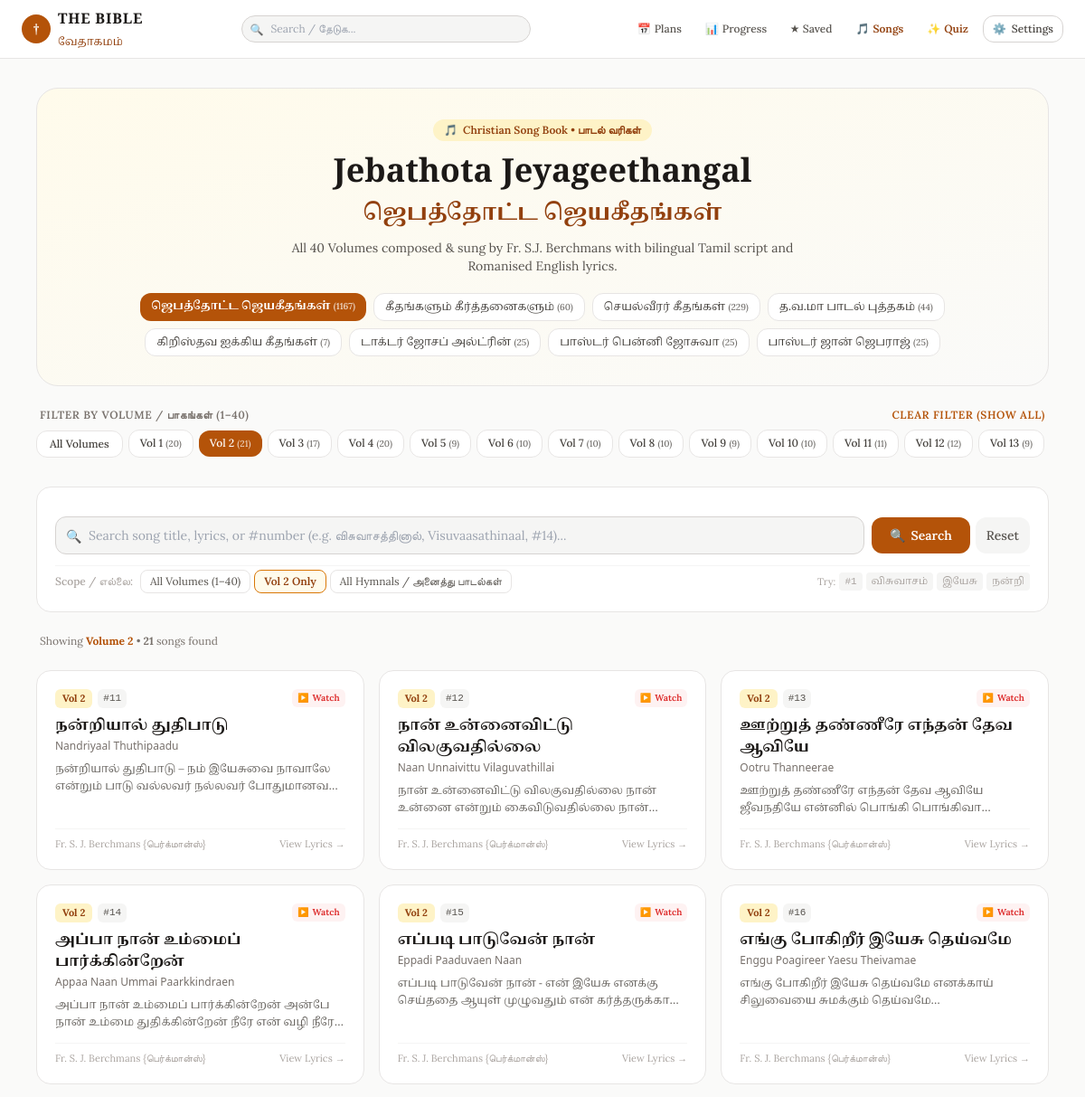
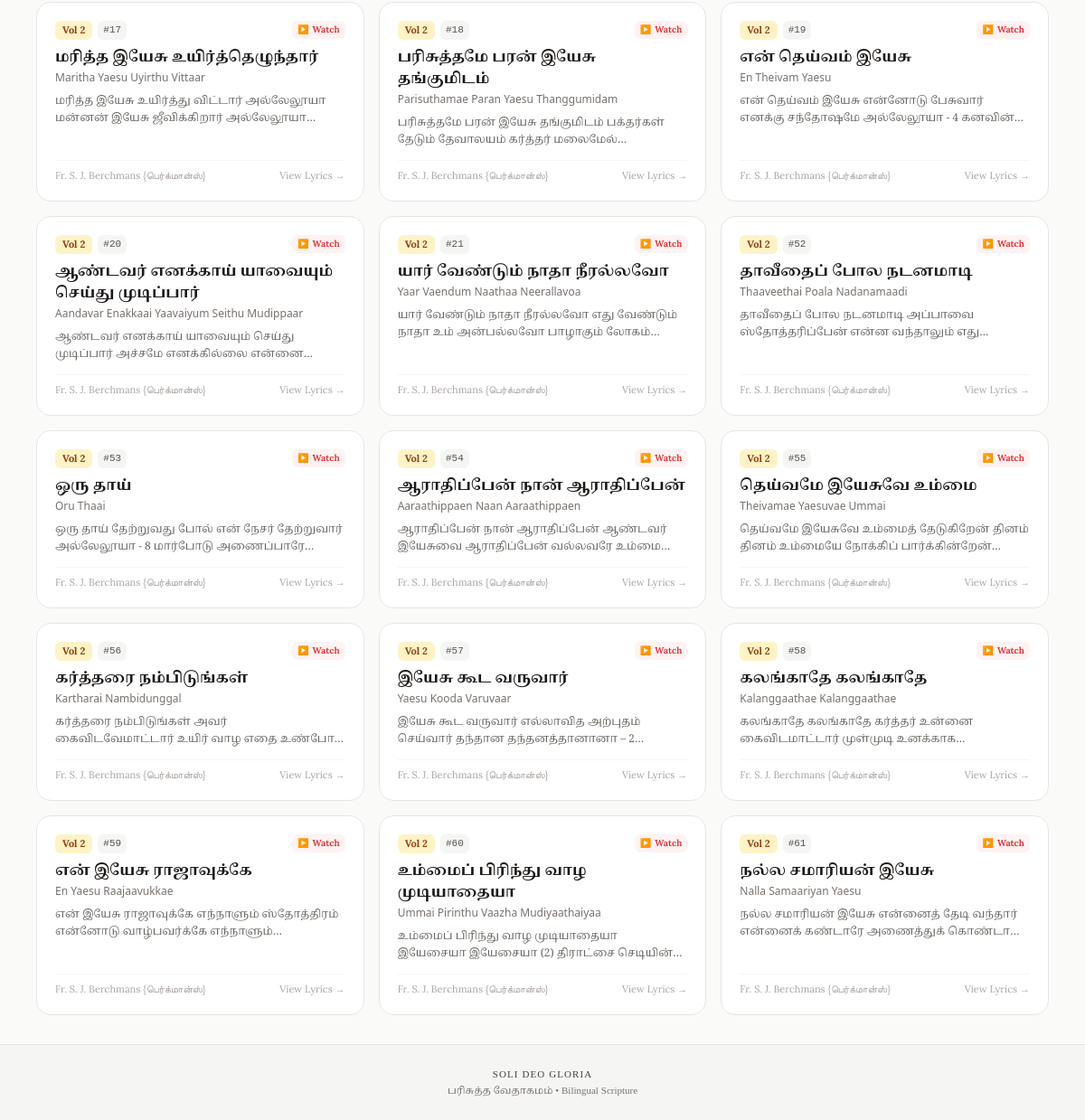
The app's page /songs?book=jebathota&vol=2&canon=protestant with its own data (2 pictures, top to bottom).
### tables this page shows
CREATE TABLE song_books (
            code TEXT PRIMARY KEY,
            name_ta TEXT NOT NULL,
            name_en TEXT NOT NULL,
            display_order INTEGER DEFAULT 0
        );

CREATE TABLE songs (
            id INTEGER PRIMARY KEY,
            songbook_code TEXT NOT NULL,
            songbook_name_ta TEXT,
            songbook_name_en TEXT,
            volume INTEGER DEFAULT 0,
            volume_name TEXT,
            song_number INTEGER DEFAULT 0,
            title_ta TEXT NOT NULL,
            title_en TEXT NOT NULL,
            alternate_title TEXT,
            lyrics_ta TEXT,
            lyrics_en TEXT,
            lyrics_bilingual TEXT,
            author TEXT,
            youtube_url TEXT
        );

### app/main.py (the view)
@app.get("/songs", response_class=HTMLResponse)
async def songs_directory_page(
    request: Request,
    book: str = Query("jebathota"),
    vol: int = Query(None),
    q: str = Query(""),
    page: int = Query(1, ge=1),
    canon: str = Query(None)
):
    active_canon = resolve_canon(request, canon)
    canon_ctx = get_canon_context(active_canon)
    songbooks = get_song_books()
    volumes = get_song_volumes(book)
    clean_q = q.strip() if q else ""
    page_size = 40
    offset = (page - 1) * page_size
    songs_data = get_songs_list(
        songbook_code=book,
        volume=vol,
        query=clean_q,
        limit=page_size,
        offset=offset
    )
    total_count = songs_data["total_count"]
    total_pages = max(1, (total_count + page_size - 1) // page_size)
    return templates.TemplateResponse(
        request=request,
        name="songs.html",
        context={
            **canon_ctx,
            "songbooks": songbooks,
            "volumes": volumes,
            "active_book": book,
            "active_vol": vol,
            "query": clean_q,
            "songs": songs_data["songs"],
            "total_count": total_count,
            "page": page,
            "total_pages": total_pages,
        },
    )

### templates/songs.html (shortened to what this page needs)
{% extends "base.html" %}
{% block content %}
<div class="max-w-6xl mx-auto px-3 sm:px-4 py-4 sm:py-8 space-y-6">
    <div class="bg-gradient-to-br from-amber-50 to-stone-50 dark:from-stone-900 dark:to-stone-950 border border-stone-200 dark:border-stone-800 rounded-3xl p-5 sm:p-8 text-center space-y-3 relative overflow-hidden shadow-xs">
        <div class="inline-flex items-center gap-1.5 px-3 py-1 rounded-full bg-amber-100 dark:bg-amber-900/40 text-amber-800 dark:text-amber-300 text-xs font-semibold">
            <span>🎵</span> <span>Christian Song Book • பாடல் வரிகள்</span>
        </div>
        <h1 class="font-cinzel text-2xl sm:text-4xl font-bold text-stone-900 dark:text-stone-100">
            Jebathota Jeyageethangal
        </h1>
        <h2 class="font-tamil text-lg sm:text-2xl text-amber-800 dark:text-amber-400 font-semibold" translate="no">
            ஜெபத்தோட்ட ஜெயகீதங்கள்
        </h2>
        <p class="text-xs sm:text-sm text-stone-600 dark:text-stone-400 max-w-xl mx-auto">
            All 40 Volumes composed & sung by Fr. S.J. Berchmans with bilingual Tamil script and Romanised English lyrics.
        </p>
        <div class="pt-2 flex flex-wrap justify-center gap-1.5 sm:gap-2">
            {% for sb in songbooks %}
            <a href="/songs?book={{ sb.code }}{% if canon %}&canon={{ canon }}{% endif %}"
               class="px-3 py-1.5 rounded-xl text-xs font-medium transition cursor-pointer {% if active_book == sb.code %}bg-amber-700 text-white font-semibold shadow-xs{% else %}bg-white dark:bg-stone-800 text-stone-700 dark:text-stone-300 border border-stone-200 dark:border-stone-700 hover:border-amber-600{% endif %}">
                <span class="font-tamil" translate="no">{{ sb.name_ta }}</span>
                <span class="text-[10px] opacity-75">({{ sb.song_count }})</span>
            </a>
            {% endfor %}
        </div>
    </div>
    {% if active_book == 'jebathota' and volumes %}
    <div class="space-y-2">
        <div class="flex items-center justify-between text-xs font-semibold text-stone-500 uppercase tracking-wider px-1">
            <span>Filter by Volume / பாகங்கள் (1–40)</span>
            {% if active_vol %}
            <a href="/songs?book=jebathota{% if query %}&q={{ query }}{% endif %}{% if canon %}&canon={{ canon }}{% endif %}"
               class="text-amber-700 dark:text-amber-400 hover:underline">Clear Filter (Show All)</a>
            {% endif %}
        </div>
        <div class="flex items-center gap-1.5 overflow-x-auto pb-2 scrollbar-none text-xs">
            <a href="/songs?book=jebathota{% if query %}&q={{ query }}{% endif %}{% if canon %}&canon={{ canon }}{% endif %}"
               class="px-3.5 py-1.5 rounded-xl shrink-0 transition font-medium {% if not active_vol %}bg-stone-900 text-white dark:bg-stone-100 dark:text-stone-900 font-bold{% else %}bg-white dark:bg-stone-800 text-stone-700 dark:text-stone-300 border border-stone-200 dark:border-stone-700 hover:border-amber-600{% endif %}">
                All Volumes
            </a>
            {% for v in volumes %}
            <a href="/songs?book=jebathota&vol={{ v.volume }}{% if query %}&q={{ query }}{% endif %}{% if canon %}&canon={{ canon }}{% endif %}"
               class="px-3 py-1.5 rounded-xl shrink-0 transition font-medium {% if active_vol == v.volume %}bg-amber-700 text-white font-bold shadow-xs{% else %}bg-white dark:bg-stone-800 text-stone-700 dark:text-stone-300 border border-stone-200 dark:border-stone-700 hover:border-amber-600{% endif %}">
                Vol {{ v.volume }} <span class="text-[10px] opacity-75">({{ v.count }})</span>
            </a>
            {% endfor %}
        </div>
    </div>
    {% endif %}
    <div class="bg-white dark:bg-stone-900 border border-stone-200 dark:border-stone-800 rounded-2xl p-4 sm:p-5 shadow-xs space-y-3">
        <form id="song-search-form" action="/songs" method="get" class="space-y-3">
            <div class="flex flex-col sm:flex-row gap-2 relative">
                <div class="relative flex-1">
                    <input type="text" id="song-search-input" name="q" value="{{ query }}"
                           placeholder="Search song title, lyrics, or #number (e.g. விசுவாசத்தினால், Visuvaasathinaal, #14)..."
                           autocomplete="off"
                           class="w-full text-xs sm:text-sm bg-stone-100 dark:bg-stone-800 border border-stone-300 dark:border-stone-700 rounded-xl pl-9 pr-8 py-2.5 focus:outline-none focus:ring-2 focus:ring-amber-700 text-stone-900 dark:text-stone-100">
                    <span class="absolute left-3 top-3 text-stone-400 text-xs sm:text-sm">🔍</span>
                </div>
                <div class="flex items-center gap-1.5 shrink-0">
                    <button type="submit" class="w-full sm:w-auto px-5 py-2.5 bg-amber-700 hover:bg-amber-800 text-white rounded-xl text-xs sm:text-sm font-semibold transition cursor-pointer flex items-center justify-center gap-1.5 shadow-xs">
                        <span>🔍</span> <span>Search</span>
                    </button>
                    {% if query or active_vol or (active_book and active_book != 'jebathota') %}
                    <a href="/songs?book=jebathota{% if canon %}&canon={{ canon }}{% endif %}"
                       class="px-3 py-2.5 bg-stone-100 dark:bg-stone-800 hover:bg-stone-200 dark:hover:bg-stone-700 text-stone-600 dark:text-stone-300 rounded-xl text-xs sm:text-sm font-medium transition shrink-0"
                       title="Reset search and filters">
                        Reset
                    </a>
                    {% endif %}
                </div>
            </div>
            <div class="flex flex-wrap items-center justify-between gap-2 pt-1 border-t border-stone-100 dark:border-stone-800 text-xs">
                <div class="flex flex-wrap items-center gap-1 text-[11px] sm:text-xs">
                    <span class="text-stone-400 font-medium mr-1">Scope / எல்லை:</span>
                    <label class="inline-flex items-center gap-1 px-2.5 py-1 rounded-lg border cursor-pointer transition {% if not active_vol and active_book != 'all' %}bg-amber-50 dark:bg-amber-950/40 border-amber-600 text-amber-800 dark:text-amber-300 font-semibold{% else %}border-stone-200 dark:border-stone-700 text-stone-600 dark:text-stone-400 hover:bg-stone-50 dark:hover:bg-stone-800{% endif %}">
                        <span>All Volumes (1–40)</span>
                    </label>
                    {% if active_vol %}
                    <label class="inline-flex items-center gap-1 px-2.5 py-1 rounded-lg border cursor-pointer transition bg-amber-50 dark:bg-amber-950/40 border-amber-600 text-amber-800 dark:text-amber-300 font-semibold">
                        <span>Vol {{ active_vol }} Only</span>
                    </label>
                    {% endif %}
                    <label class="inline-flex items-center gap-1 px-2.5 py-1 rounded-lg border cursor-pointer transition {% if active_book == 'all' %}bg-amber-50 dark:bg-amber-950/40 border-amber-600 text-amber-800 dark:text-amber-300 font-semibold{% else %}border-stone-200 dark:border-stone-700 text-stone-600 dark:text-stone-400 hover:bg-stone-50 dark:hover:bg-stone-800{% endif %}">
                        <span>All Hymnals / அனைத்து பாடல்கள்</span>
                    </label>
                </div>
                <div class="hidden md:flex items-center gap-1 text-[11px] text-stone-400">
                    <span>Try:</span>
                    <button type="button" onclick="quickFillSearch('#1')" class="px-1.5 py-0.5 rounded bg-stone-100 dark:bg-stone-800 hover:text-amber-700 font-mono">#1</button>
                    <button type="button" onclick="quickFillSearch('விசுவாசம்')" class="px-1.5 py-0.5 rounded bg-stone-100 dark:bg-stone-800 hover:text-amber-700 font-tamil" translate="no">விசுவாசம்</button>
                    <button type="button" onclick="quickFillSearch('இயேசு')" class="px-1.5 py-0.5 rounded bg-stone-100 dark:bg-stone-800 hover:text-amber-700 font-tamil" translate="no">இயேசு</button>
                    <button type="button" onclick="quickFillSearch('நன்றி')" class="px-1.5 py-0.5 rounded bg-stone-100 dark:bg-stone-800 hover:text-amber-700 font-tamil" translate="no">நன்றி</button>
                </div>
            </div>
        </form>
    </div>
    <div class="flex items-center justify-between text-xs text-stone-500 px-1">
        <div>
            {% if active_vol %}
            <span>Showing <strong class="text-amber-700 dark:text-amber-400 font-bold">Volume {{ active_vol }}</strong> • </span>
            {% endif %}
            <span><strong>{{ total_count }}</strong> songs found</span>
        </div>
    </div>
    {% if songs %}
    <div class="grid grid-cols-1 md:grid-cols-2 lg:grid-cols-3 gap-3 sm:gap-4">
        {% for s in songs %}
        <a href="/songs/{{ s.id }}{% if canon %}?canon={{ canon }}{% endif %}"
           class="group bg-white dark:bg-stone-900 border border-stone-200 dark:border-stone-800 hover:border-amber-600/70 rounded-2xl p-4 sm:p-5 shadow-xs hover:shadow-md transition flex flex-col justify-between space-y-3">
            <div class="space-y-2">
                <div class="flex items-center justify-between text-[11px]">
                    <div class="flex items-center gap-1.5">
                        {% if s.volume and s.volume > 0 %}
                        <span class="px-2 py-0.5 rounded-md bg-amber-100 dark:bg-amber-900/40 text-amber-800 dark:text-amber-300 font-bold">
                            Vol {{ s.volume }}
                        </span>
                        {% endif %}
                        {% if s.song_number and s.song_number > 0 %}
                        <span class="px-1.5 py-0.5 rounded-md bg-stone-100 dark:bg-stone-800 text-stone-600 dark:text-stone-400 font-mono">
                            #{{ s.song_number }}
                        </span>
                        {% endif %}
                    </div>
                    {% if s.youtube_url %}
                    <span class="inline-flex items-center gap-1 text-red-600 text-xs font-semibold px-1.5 py-0.5 rounded-md bg-red-50 dark:bg-red-950/40" title="Watch on YouTube">
                        <span class="text-[10px]">▶️</span> <span class="text-[10px] hidden sm:inline">Watch</span>
                    </span>
                    {% endif %}
                </div>
                <div>
                    <h3 class="font-tamil font-bold text-sm sm:text-base text-stone-900 dark:text-stone-100 group-hover:text-amber-700 dark:group-hover:text-amber-400 transition leading-snug" translate="no">
                        {{ s.title_ta }}
                    </h3>
                    <p class="font-sans text-xs text-stone-500 font-medium mt-0.5">
                        {{ s.title_en }}
                    </p>
                </div>
                {% if s.snippet_ta %}
                <p class="font-tamil text-xs text-stone-600 dark:text-stone-400 line-clamp-2 leading-relaxed opacity-90" translate="no">
                    {{ s.snippet_ta }}...
                </p>
                {% endif %}
            </div>
            <div class="pt-2 border-t border-stone-100 dark:border-stone-800 flex items-center justify-between text-[11px] text-stone-400 group-hover:text-amber-700 transition">
                <span>{{ s.author or "Fr. S.J. Berchmans" }}</span>
                <span>View Lyrics →</span>
            </div>
        </a>
        {% endfor %}
    </div>
    {% endif %}
</div>
{% endblock %}

### templates/base.html (style rules this page uses)
:root { --reader-font-size: 18px; }
.font-tamil { font-family: 'Noto Serif Tamil', serif; line-height: 2.1; }
.verse-text-ta, .verse-ta, .font-tamil { line-height: 1.95 !important; }

### records on screen
song_books: name_ta "ஜெபத்தோட்ட ஜெயகீதங்கள்", song_count "1167"
song_books: name_ta "கீதங்களும் கீர்த்தனைகளும்", song_count "60"
song_books: name_ta "செயல்வீரர் கீதங்கள்", song_count "229"
song_books: name_ta "த.வ.மா பாடல் புத்தகம்", song_count "44"
song_books: name_ta "கிறிஸ்தவ ஐக்கிய கீதங்கள்", song_count "7"
song_books: name_ta "டாக்டர் ஜோசப் அல்ட்ரின்", song_count "25"
song_books: name_ta "பாஸ்டர் பென்னி ஜோசுவா", song_count "25"
song_books: name_ta "பாஸ்டர் ஜான் ஜெபராஜ்", song_count "25"
songs: volume "2", song_number "11", shows "Watch", title_ta "நன்றியால் துதிபாடு", title_en "Nandriyaal Thuthipaadu", snippet_ta "நன்றியால் துதிபாடு – நம் இயேசுவை நாவாலே என்றும் பாடு வல்லவர் நல்லவர்…", author "Fr. S. J. Berchmans {பெர்க்மான்ஸ்}"
songs: volume "2", song_number "12", shows "Watch", title_ta "நான் உன்னைவிட்டு விலகுவதில்லை", title_en "Naan Unnaivittu Vilaguvathillai", snippet_ta "நான் உன்னைவிட்டு விலகுவதில்லை நான் உன்னை என்றும் கைவிடுவதில்லை…", author "Fr. S. J. Berchmans {பெர்க்மான்ஸ்}"
songs: volume "2", song_number "13", shows "Watch", title_ta "ஊற்றுத் தண்ணீரே எந்தன் தேவ ஆவியே", title_en "Ootru Thanneerae", snippet_ta "ஊற்றுத் தண்ணீரே எந்தன் தேவ ஆவியே ஜீவநதியே என்னில் பொங்கி…", author "Fr. S. J. Berchmans {பெர்க்மான்ஸ்}"
songs: volume "2", song_number "14", shows "Watch", title_ta "அப்பா நான் உம்மைப் பார்க்கின்றேன்", title_en "Appaa Naan Ummai Paarkkindraen", snippet_ta "அப்பா நான் உம்மைப் பார்க்கின்றேன் அன்பே நான் உம்மை துதிக்கின்றேன் நீரே என் வழி…", author "Fr. S. J. Berchmans {பெர்க்மான்ஸ்}"
songs: volume "2", song_number "15", shows "Watch", title_ta "எப்படி பாடுவேன் நான்", title_en "Eppadi Paaduvaen Naan", snippet_ta "எப்படி பாடுவேன் நான் - என் இயேசு எனக்கு செய்ததை ஆயுள் முழுவதும் என்…", author "Fr. S. J. Berchmans {பெர்க்மான்ஸ்}"
songs: volume "2", song_number "16", shows "Watch", title_ta "எங்கு போகிறீர் இயேசு தெய்வமே", title_en "Enggu Poagireer Yaesu Theivamae", snippet_ta "எங்கு போகிறீர் இயேசு தெய்வமே எனக்காய் சிலுவையை சுமக்கும்…", author "Fr. S. J. Berchmans {பெர்க்மான்ஸ்}"
songs: volume "2", song_number "17", shows "Watch", title_ta "மரித்த இயேசு உயிர்த்தெழுந்தார்", title_en "Maritha Yaesu Uyirthu Vittaar", snippet_ta "மரித்த இயேசு உயிர்த்து விட்டார் அல்லேலூயா மன்னன் இயேசு ஜீவிக்கிறார்…", author "Fr. S. J. Berchmans {பெர்க்மான்ஸ்}"
songs: volume "2", song_number "18", shows "Watch", title_ta "பரிசுத்தமே பரன் இயேசு தங்குமிடம்", title_en "Parisuthamae Paran Yaesu Thanggumidam", snippet_ta "பரிசுத்தமே பரன் இயேசு தங்குமிடம் பக்தர்கள் தேடும் தேவாலயம் கர்த்தர்…", author "Fr. S. J. Berchmans {பெர்க்மான்ஸ்}"
songs: volume "2", song_number "19", shows "Watch", title_ta "என் தெய்வம் இயேசு", title_en "En Theivam Yaesu", snippet_ta "என் தெய்வம் இயேசு என்னோடு பேசுவார் எனக்கு சந்தோஷமே அல்லேலூயா - 4…", author "Fr. S. J. Berchmans {பெர்க்மான்ஸ்}"
songs: volume "2", song_number "20", shows "Watch", title_ta "ஆண்டவர் எனக்காய் யாவையும் செய்து முடிப்பார்", title_en "Aandavar Enakkaai Yaavaiyum Seithu Mudippaar", snippet_ta "ஆண்டவர் எனக்காய் யாவையும் செய்து முடிப்பார் அச்சமே எனக்கில்லை…", author "Fr. S. J. Berchmans {பெர்க்மான்ஸ்}"
songs: volume "2", song_number "21", shows "Watch", title_ta "யார் வேண்டும் நாதா நீரல்லவோ", title_en "Yaar Vaendum Naathaa Neerallavoa", snippet_ta "யார் வேண்டும் நாதா நீரல்லவோ எது வேண்டும் நாதா உம் அன்பல்லவோ பாழாகும்…", author "Fr. S. J. Berchmans {பெர்க்மான்ஸ்}"
songs: volume "2", song_number "52", shows "Watch", title_ta "தாவீதைப் போல நடனமாடி", title_en "Thaaveethai Poala Nadanamaadi", snippet_ta "தாவீதைப் போல நடனமாடி அப்பாவை ஸ்தோத்தரிப்பேன் என்ன வந்தாலும்…", author "Fr. S. J. Berchmans {பெர்க்மான்ஸ்}"
songs: volume "2", song_number "53", shows "Watch", title_ta "ஒரு தாய்", title_en "Oru Thaai", snippet_ta "ஒரு தாய் தேற்றுவது போல் என் நேசர் தேற்றுவார் அல்லேலூயா - 8 மார்போடு…", author "Fr. S. J. Berchmans {பெர்க்மான்ஸ்}"
songs: volume "2", song_number "54", shows "Watch", title_ta "ஆராதிப்பேன் நான் ஆராதிப்பேன்", title_en "Aaraathippaen Naan Aaraathippaen", snippet_ta "ஆராதிப்பேன் நான் ஆராதிப்பேன் ஆண்டவர் இயேசுவை ஆராதிப்பேன் வல்லவரே…", author "Fr. S. J. Berchmans {பெர்க்மான்ஸ்}"
songs: volume "2", song_number "55", shows "Watch", title_ta "தெய்வமே இயேசுவே உம்மை", title_en "Theivamae Yaesuvae Ummai", snippet_ta "தெய்வமே இயேசுவே உம்மைத் தேடுகிறேன் தினம் தினம் உம்மையே நோக்கிப்…", author "Fr. S. J. Berchmans {பெர்க்மான்ஸ்}"
songs: volume "2", song_number "56", shows "Watch", title_ta "கர்த்தரை நம்பிடுங்கள்", title_en "Kartharai Nambidunggal", snippet_ta "கர்த்தரை நம்பிடுங்கள் அவர் கைவிடவேமாட்டார் உயிர் வாழ எதை…", author "Fr. S. J. Berchmans {பெர்க்மான்ஸ்}"
songs: volume "2", song_number "57", shows "Watch", title_ta "இயேசு கூட வருவார்", title_en "Yaesu Kooda Varuvaar", snippet_ta "இயேசு கூட வருவார் எல்லாவித அற்புதம் செய்வார் தந்தான தந்தனத்தானானா –…", author "Fr. S. J. Berchmans {பெர்க்மான்ஸ்}"
songs: volume "2", song_number "58", shows "Watch", title_ta "கலங்காதே கலங்காதே", title_en "Kalanggaathae Kalanggaathae", snippet_ta "கலங்காதே கலங்காதே கர்த்தர் உன்னை கைவிடமாட்டார் முள்முடி…", author "Fr. S. J. Berchmans {பெர்க்மான்ஸ்}"
songs: volume "2", song_number "59", shows "Watch", title_ta "என் இயேசு ராஜாவுக்கே", title_en "En Yaesu Raajaavukkae", snippet_ta "என் இயேசு ராஜாவுக்கே எந்நாளும் ஸ்தோத்திரம் என்னோடு வாழ்பவர்க்கே…", author "Fr. S. J. Berchmans {பெர்க்மான்ஸ்}"
songs: volume "2", song_number "60", shows "Watch", title_ta "உம்மைப் பிரிந்து வாழ முடியாதையா", title_en "Ummai Pirinthu Vaazha Mudiyaathaiyaa", snippet_ta "உம்மைப் பிரிந்து வாழ முடியாதையா இயேசையா இயேசையா (2) திராட்சை…", author "Fr. S. J. Berchmans {பெர்க்மான்ஸ்}"
songs: volume "2", song_number "61", shows "Watch", title_ta "நல்ல சமாரியன் இயேசு", title_en "Nalla Samaariyan Yaesu", snippet_ta "நல்ல சமாரியன் இயேசு என்னைத் தேடி வந்தார் என்னைக் கண்டாரே அணைத்துக்…", author "Fr. S. J. Berchmans {பெர்க்மான்ஸ்}"

### other values on screen
{{ v.volume }} "1" "2" "3" "4" "5" "6" "7" "8" "9" "10" "11" "12" "13"
{{ v.count }} "20" "21" "17" "20" "9" "10" "10" "10" "9" "10" "11" "12" "9"
{{ active_vol }} "2"
{{ total_count }} "21"
